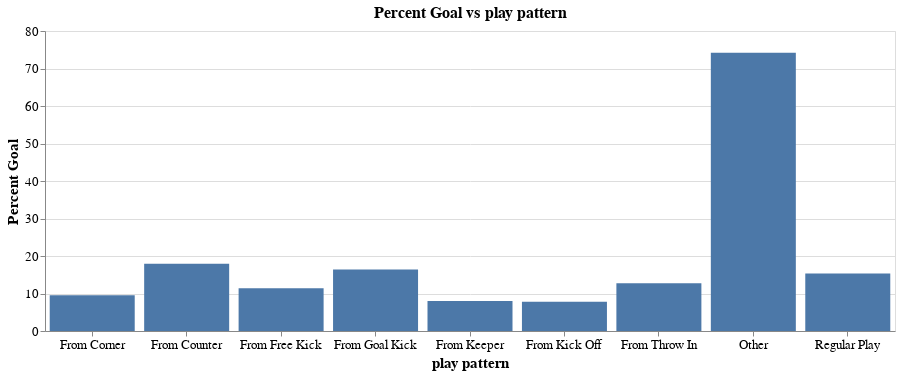

Here is the notebook cell this chart was saved with:
### Markdown cell above
#### 2.3.3 Percent goals by player pattern

### Code cell
plot_percent_goal_vs_attr("play pattern", "bar")

### Figure 1 — Vega-Lite specification as saved in the notebook (floating-point values rounded to 4 significant figures)
{"$schema": "https://vega.github.io/schema/vega-lite/v3.4.0.json", "config": {"axis": {"labelFontSize": 13, "titleFontSize": 15}, "mark": {"tooltip": null}, "title": {"fontSize": 16}, "view": {"height": 300, "width": 400}}, "data": {"name": "data-23b4920fb7d83d4f365c636ce73a320c"}, "datasets": {"data-23b4920fb7d83d4f365c636ce73a320c": [{"Goal": 96, "No Goal": 911, "Percent Goal": 9.533, "play pattern": "From Corner"}, {"Goal": 57, "No Goal": 261, "Percent Goal": 17.92, "play pattern": "From Counter"}, {"Goal": 197, "No Goal": 1529, "Percent Goal": 11.41, "play pattern": "From Free Kick"}, {"Goal": 43, "No Goal": 219, "Percent Goal": 16.41, "play pattern": "From Goal Kick"}, {"Goal": 6, "No Goal": 69, "Percent Goal": 8, "play pattern": "From Keeper"}, {"Goal": 7, "No Goal": 83, "Percent Goal": 7.778, "play pattern": "From Kick Off"}, {"Goal": 135, "No Goal": 926, "Percent Goal": 12.72, "play pattern": "From Throw In"}, {"Goal": 69, "No Goal": 24, "Percent Goal": 74.19, "play pattern": "Other"}, {"Goal": 394, "No Goal": 2174, "Percent Goal": 15.34, "play pattern": "Regular Play"}]}, "encoding": {"x": {"axis": {"labelAngle": 0, "title": "play pattern"}, "field": "play pattern", "type": "nominal"}, "y": {"axis": {"title": "Percent Goal"}, "field": "Percent Goal", "type": "quantitative"}}, "height": 300, "mark": "bar", "title": "Percent Goal vs play pattern", "width": 850}
